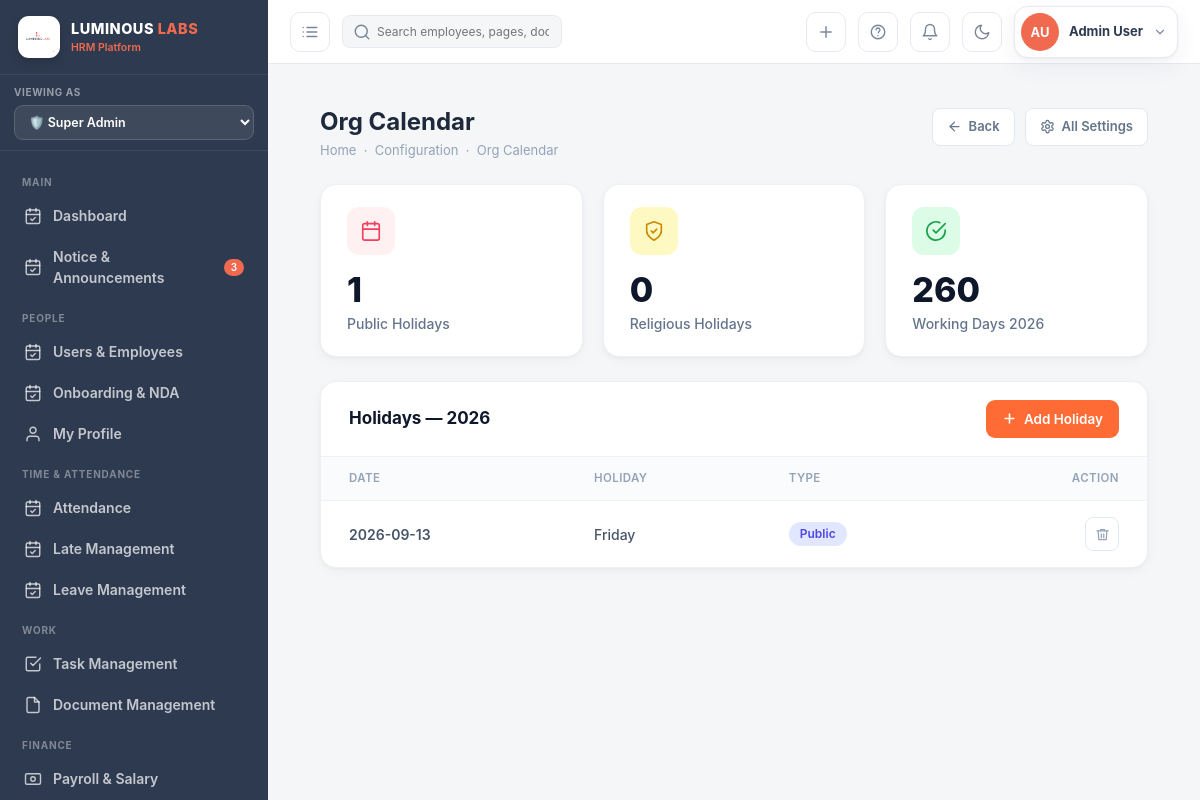
/config/org-calendar/ (signed in), run on an earlier commit of the app's database.
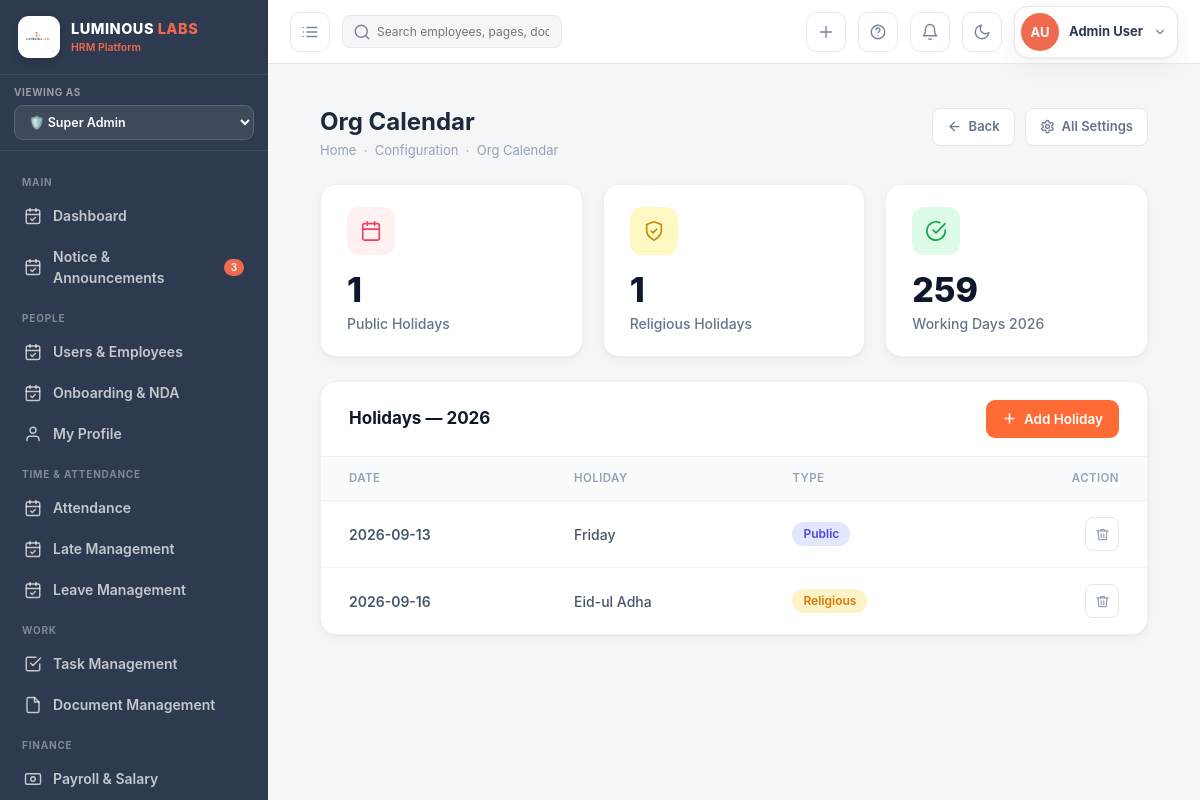
And on a later commit of the database.
### hrm_app/models.py (models this page shows, shortened)
class Holiday(models.Model):
    TYPE_CHOICES = [('Public', 'Public'), ('Religious', 'Religious'), ('Optional', 'Optional')]
    date  = models.DateField(unique=True)
    name  = models.CharField(max_length=200)
    htype = models.CharField(max_length=15, choices=TYPE_CHOICES, default='Public')
    class Meta:
        ordering = ['date']

### hrm_app/views.py (the view)
# urls.py: path('config/org-calendar/',                 views.org_calendar,         name='org_calendar'),
@login_required
def org_calendar(request):
    if not has_permission(request.user, "configuration", "view"):
        messages.error(request, "Permission denied.")
        return redirect("dashboard")
    year = int(request.GET.get('year', timezone.now().year))
    holidays = Holiday.objects.filter(date__year=year).order_by('date')
    public_count = holidays.filter(htype='Public').count()
    religious_count = holidays.filter(htype='Religious').count()
    working_days = 365 - public_count - religious_count - 104  # rough weekend calculation
    current_year = timezone.now().year
    years = list(range(current_year - 5, current_year + 6))
    return render(request, 'hrm/org_calendar.html', _ctx(
        request,
        holidays=holidays,
        year=year,
        years=years,
        public_count=public_count,
        religious_count=religious_count,
        working_days=working_days,
        can_create=has_permission(request.user, "configuration", "create"),
        can_delete=has_permission(request.user, "configuration", "delete")
    ))

### hrm_app/context_processors.py (called while the page is built, shortened)
def role_menu_permissions(request):
    allowed_menus = []
    if request.user.is_authenticated:
        if request.user.role == "super_admin":
          allowed_menus = []
    return {
        "allowed_menus": allowed_menus
    }

### hrm_app/views.py (called while the page is built, shortened)
def has_permission(user, module, action="view"):
    if user.role == Role.SUPER_ADMIN:
        return True

def _ctx(request, **kw):
    view_role = request.GET.get('view_role', request.user.role)
    ctx = {'user': request.user, 'today': date.today(), 'view_role': view_role}
    unread_leaves = LeaveRequest.objects.filter(status='Pending').count()
    ctx['unread_leaves'] = unread_leaves
    if request.user.role == 'super_admin':
        ctx['allowed_menus'] = [key for key, _ in UserPermission.MODULE_CHOICES]
    else:
        ctx['allowed_menus'] = list(UserPermission.objects.filter(
            user=request.user,
            can_view=True
        ).values_list('module', flat=True))
    ctx.update(kw)
    return ctx

### hrm_app/templates/hrm/org_calendar.html (shortened to what the changed rows need)
{% extends "hrm/base.html" %}
{% load static %}
{% block content %}
<div class="org-calendar-page">
    <div class="page-header">
        <div>
            <h1 class="page-title">Org Calendar</h1>
        </div>
    </div>
    <div class="summary-grid">
        <div class="summary-card">
            <div class="summary-icon icon-yellow">
                <svg width="22" height="22" viewBox="0 0 24 24" fill="none"
                     stroke="currentColor" stroke-width="1.8"
                     stroke-linecap="round" stroke-linejoin="round">
                    <path d="M12 22s8-4 8-10V5l-8-3-8 3v7c0 6 8 10 8 10z"></path>
                    <path d="M9 12l2 2 4-4"></path>
                </svg>
            </div>
            <div class="summary-value">{{ religious_count }}</div>
            <div class="summary-label">Religious Holidays</div>
        </div>
        <div class="summary-card">
            <div class="summary-icon icon-green">
                <svg width="22" height="22" viewBox="0 0 24 24" fill="none"
                     stroke="currentColor" stroke-width="1.8"
                     stroke-linecap="round" stroke-linejoin="round">
                    <path d="M22 11.08V12a10 10 0 1 1-5.93-9.14"></path>
                    <polyline points="22 4 12 14.01 9 11.01"></polyline>
                </svg>
            </div>
            <div class="summary-value">{{ working_days }}</div>
            <div class="summary-label">Working Days {{ year }}</div>
        </div>
    </div>
    <div class="holiday-card">
        <div class="holiday-header">
            <h2 class="holiday-title">
                Holidays — {{ year }}
            </h2>
        </div>
        <div class="holiday-table-wrapper">
            <table class="holiday-table">
                <thead>
                    <tr>
                        <th>DATE</th>
                        <th>HOLIDAY</th>
                        <th>TYPE</th>
                        <th>ACTION</th>
                    </tr>
                </thead>
                <tbody>
                    {% for holiday in holidays %}
                    <tr>
                        <td class="holiday-date">
                            {{ holiday.date|date:"Y-m-d" }}
                        </td>
                        <td class="holiday-name">
                            {{ holiday.name }}
                        </td>
                        <td>
                            {% if holiday.htype == "Public" %}
                                <span class="type-badge type-public">Public</span>
                            {% elif holiday.htype == "Religious" %}
                                <span class="type-badge type-religious">Religious</span>
                            {% else %}
                                <span class="type-badge type-optional">Optional</span>
                            {% endif %}
                        </td>
                        <td style="text-align:right;">
                            {% if can_delete %}
                                <a href="{% url 'holiday_delete' holiday.pk %}"
                                   class="delete-btn"
                                   title="Delete Holiday"
                                   onclick="return confirm('Delete this holiday?');">
                                    <svg width="15" height="15" viewBox="0 0 24 24"
                                         fill="none" stroke="currentColor" stroke-width="2"
                                         stroke-linecap="round" stroke-linejoin="round">
                                        <polyline points="3 6 5 6 21 6"></polyline>
                                        <path d="M19 6l-1 14H6L5 6"></path>
                                        <path d="M10 11v6"></path>
                                        <path d="M14 11v6"></path>
                                        <path d="M9 6V4h6v2"></path>
                                    </svg>
                                </a>
                            {% endif %}
                        </td>
                    </tr>
                    {% empty %}
                    <tr>
                        <td colspan="4" class="empty-row">
                            No holidays found for {{ year }}.
                        </td>
                    </tr>
                    {% endfor %}
                </tbody>
            </table>
        </div>
    </div>
</div>
{% endblock %}

What changed in the data, as far as the page shows it:
added Holiday: date "2026-09-16", name "Eid-ul Adha", htype "Religious"
Also different on the page:
{{ religious_count }}: "0" → "1"
{{ working_days }}: "260" → "259"
